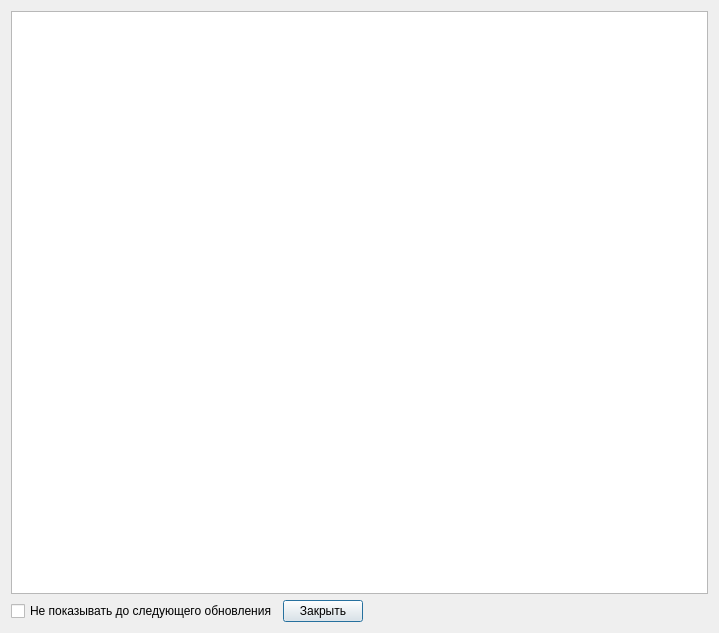
<?xml version="1.0" encoding="UTF-8"?>
<ui version="4.0">
 <class>UpdateComments</class>
 <widget class="QDialog" name="UpdateComments">
  <property name="geometry">
   <rect>
    <x>0</x>
    <y>0</y>
    <width>719</width>
    <height>633</height>
   </rect>
  </property>
  <property name="windowTitle">
   <string>Новости обновлений</string>
  </property>
  <property name="windowIcon">
   <iconset resource="../../res.qrc">
    <normaloff>:/img/img/icon.png</normaloff>:/img/img/icon.png</iconset>
  </property>
  <property name="modal">
   <bool>true</bool>
  </property>
  <layout class="QVBoxLayout" name="verticalLayout">
   <item>
    <widget class="QListWidget" name="listWidget"/>
   </item>
   <item>
    <layout class="QHBoxLayout" name="horizontalLayout">
     <item>
      <widget class="QCheckBox" name="cb_dontShow">
       <property name="text">
        <string>Не показывать до следующего обновления</string>
       </property>
      </widget>
     </item>
     <item>
      <widget class="QPushButton" name="bnt_close">
       <property name="text">
        <string>Закрыть</string>
       </property>
      </widget>
     </item>
     <item>
      <spacer name="horizontalSpacer">
       <property name="orientation">
        <enum>Qt::Horizontal</enum>
       </property>
       <property name="sizeHint" stdset="0">
        <size>
         <width>40</width>
         <height>20</height>
        </size>
       </property>
      </spacer>
     </item>
    </layout>
   </item>
  </layout>
 </widget>
 <resources>
  <include location="../../res.qrc"/>
 </resources>
 <connections>
  <connection>
   <sender>bnt_close</sender>
   <signal>clicked()</signal>
   <receiver>UpdateComments</receiver>
   <slot>accept()</slot>
   <hints>
    <hint type="sourcelabel">
     <x>340</x>
     <y>602</y>
    </hint>
    <hint type="destinationlabel">
     <x>420</x>
     <y>604</y>
    </hint>
   </hints>
  </connection>
 </connections>
</ui>
